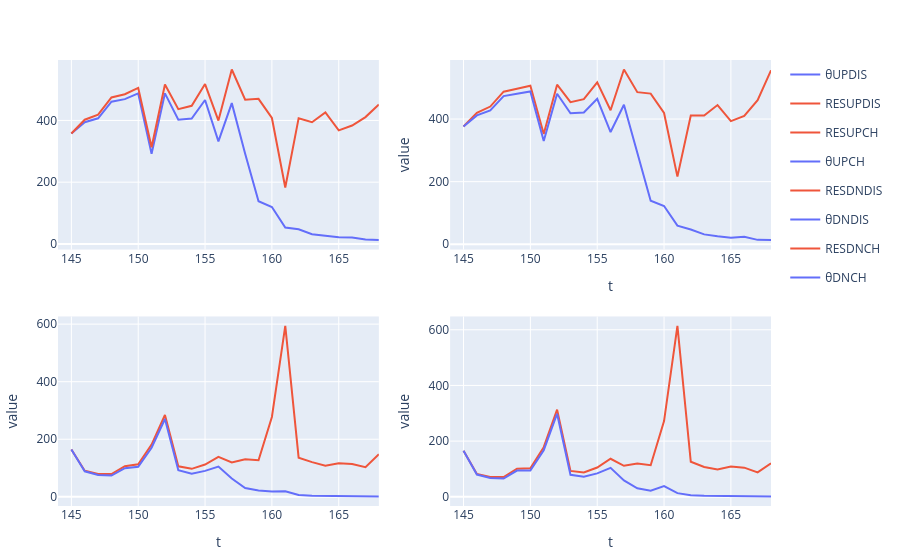

Notebook cell for this chart:
### Code cell
ks = [:θUPDIS,:RESUPDIS]
s1 = scatter(stack(sol_1, ks), x = :t, y = :value, color=:r_id, group =:variable, facet_col = :r_id)
p1 = plot(s1)
# ks = ["θUPDIS/RESUPDIS"]
# s2 = scatter(stack(sol_1, ks),  x = :t, y = :value, color=:r_id, group =:variable, yaxis="y2")
# p1 = plot([s1; s2], Layout(yaxis2 = attr(overlaying="y", side="right")))

ks = [:θUPCH,:RESUPCH]
p2 = plot(stack(sol_1, ks), x = :t, y = :value, group=:r_id, color =:variable, facet_col = :r_id)

ks = [:θDNDIS,:RESDNDIS]
p3 = plot(stack(sol_1, ks), x = :t, y = :value, group=:r_id, color =:variable, facet_col = :r_id)

ks = [:θDNCH,:RESDNCH]
p4 = plot(stack(sol_1, ks), x = :t, y = :value, group=:r_id, color =:variable, facet_col = :r_id)

[p1 p2; p3 p4]

### Figure 1 — Plotly figure (JSON) as saved in the notebook; plotly's stock layout.template omitted (floating-point values rounded to 4 significant figures)
{"data": [{"color": [101, 101, 101, 101, 101, 101, 101, 101, 101, 101, 101, 101, 101, 101, 101, 101, 101, 101, 101, 101, 101, 101, 101, 101, 101], "facet": {"col": [101, 101, 101, 101, 101, 101, 101, 101, 101, 101, 101, 101, 101, 101, 101, 101, 101, 101, 101, 101, 101, 101, 101, 101, 101]}, "legendgroup": "θUPDIS", "name": "θUPDIS", "type": "scatter", "x": [145, 146, 147, 148, 149, 150, 151, 152, 153, 154, 155, 156, 157, 158, 159, 160, 161, 162, 163, 164, 165, 166, 167, 168, 144], "xaxis": "x1", "y": [357.5, 394.4, 407.1, 460.8, 469.1, 487.5, 291.7, 487.8, 402.3, 405.9, 466.1, 332.3, 456.1, 292.1, 138.1, 119.4, 53.35, 47.21, 31.58, 26.98, 21.6, 20.92, 14.47, 12.45, null], "yaxis": "y1"}, {"color": [101, 101, 101, 101, 101, 101, 101, 101, 101, 101, 101, 101, 101, 101, 101, 101, 101, 101, 101, 101, 101, 101, 101, 101, 101], "facet": {"col": [101, 101, 101, 101, 101, 101, 101, 101, 101, 101, 101, 101, 101, 101, 101, 101, 101, 101, 101, 101, 101, 101, 101, 101, 101]}, "legendgroup": "RESUPDIS", "name": "RESUPDIS", "type": "scatter", "x": [145, 146, 147, 148, 149, 150, 151, 152, 153, 154, 155, 156, 157, 158, 159, 160, 161, 162, 163, 164, 165, 166, 167, 168, 144], "xaxis": "x1", "y": [357.5, 402.4, 418.8, 474.5, 484.8, 505.6, 313.3, 516.2, 436.5, 447.5, 517.8, 399.5, 565.1, 467.0, 470.0, 407.9, 182.7, 407.3, 394.1, 426.0, 367.7, 383.7, 410.8, 451.5, null], "yaxis": "y1"}, {"legendgroup": "RESUPCH", "marker": {"color": "#EF553B"}, "name": "RESUPCH", "showlegend": true, "type": "scatter", "x": [145, 146, 147, 148, 149, 150, 151, 152, 153, 154, 155, 156, 157, 158, 159, 160, 161, 162, 163, 164, 165, 166, 167, 168, 144], "xaxis": "x2", "y": [376.4, 419.8, 439.9, 487.4, 496.8, 506.5, 352.5, 509.7, 453.7, 463.6, 517.1, 428.1, 558.4, 485.9, 481.3, 419.3, 216.1, 411.6, 411.5, 444.7, 393.4, 409.7, 460.4, 555.8, null], "yaxis": "y2"}, {"legendgroup": "θUPCH", "marker": {"color": "#636efa"}, "name": "θUPCH", "showlegend": true, "type": "scatter", "x": [145, 146, 147, 148, 149, 150, 151, 152, 153, 154, 155, 156, 157, 158, 159, 160, 161, 162, 163, 164, 165, 166, 167, 168, 144], "xaxis": "x2", "y": [376.4, 411.6, 427.9, 473.4, 480.6, 488.0, 330.1, 480.7, 418.5, 420.9, 464.7, 358.5, 445.8, 293.7, 139.1, 122.1, 59.54, 47.2, 31.52, 25.4, 20.69, 24.1, 14.08, 13.36, null], "yaxis": "y2"}, {"legendgroup": "RESDNDIS", "marker": {"color": "#EF553B"}, "name": "RESDNDIS", "showlegend": true, "type": "scatter", "x": [145, 146, 147, 148, 149, 150, 151, 152, 153, 154, 155, 156, 157, 158, 159, 160, 161, 162, 163, 164, 165, 166, 167, 168, 144], "xaxis": "x3", "y": [164.7, 90.58, 79.24, 79.21, 106.3, 112.7, 181.6, 284.3, 106.0, 97.2, 112.3, 138.5, 119.1, 130.2, 127.0, 277.4, 593.8, 135.8, 120.5, 108.3, 116.3, 113.7, 102.9, 148.0, null], "yaxis": "y3"}, {"legendgroup": "θDNDIS", "marker": {"color": "#636efa"}, "name": "θDNDIS", "showlegend": true, "type": "scatter", "x": [145, 146, 147, 148, 149, 150, 151, 152, 153, 154, 155, 156, 157, 158, 159, 160, 161, 162, 163, 164, 165, 166, 167, 168, 144], "xaxis": "x3", "y": [164.7, 88.54, 75.59, 73.72, 99.28, 104.1, 170.5, 270.4, 92.49, 80.11, 90.12, 105.3, 63.4, 30.3, 22.01, 18.8, 19.61, 6.045, 3.531, 2.608, 2.083, 1.33, 1.154, 1.0, null], "yaxis": "y3"}, {"legendgroup": "RESDNCH", "marker": {"color": "#EF553B"}, "name": "RESDNCH", "showlegend": true, "type": "scatter", "x": [145, 146, 147, 148, 149, 150, 151, 152, 153, 154, 155, 156, 157, 158, 159, 160, 161, 162, 163, 164, 165, 166, 167, 168, 144], "xaxis": "x4", "y": [165.5, 81.97, 71.44, 70.87, 100.9, 102.5, 178.2, 313.0, 93.03, 87.46, 105.2, 136.6, 111.5, 119.6, 113.6, 272.0, 613.8, 125.7, 106.9, 98.13, 109.1, 104.8, 87.81, 120.4, null], "yaxis": "y4"}, {"legendgroup": "θDNCH", "marker": {"color": "#636efa"}, "name": "θDNCH", "showlegend": true, "type": "scatter", "x": [145, 146, 147, 148, 149, 150, 151, 152, 153, 154, 155, 156, 157, 158, 159, 160, 161, 162, 163, 164, 165, 166, 167, 168, 144], "xaxis": "x4", "y": [165.5, 79.8, 67.79, 65.63, 94.34, 94.36, 167.4, 298.3, 79.12, 71.82, 84.25, 103.9, 58.8, 30.37, 22.07, 38.26, 13.16, 5.821, 3.507, 2.569, 2.065, 1.319, 1.143, 0.9923, null], "yaxis": "y4"}], "layout": {"margin": {"b": 50, "l": 50, "r": 50, "t": 60}, "xaxis1": {"anchor": "y1", "domain": [0, 0.45]}, "xaxis2": {"anchor": "y2", "domain": [0.55, 1], "title": {"text": "t"}}, "xaxis3": {"anchor": "y3", "domain": [0, 0.45], "title": {"text": "t"}}, "xaxis4": {"anchor": "y4", "domain": [0.55, 1], "title": {"text": "t"}}, "yaxis1": {"anchor": "x1", "domain": [0.575, 1]}, "yaxis2": {"anchor": "x2", "domain": [0.575, 1], "title": {"text": "value"}}, "yaxis3": {"anchor": "x3", "domain": [5.551e-17, 0.425], "title": {"text": "value"}}, "yaxis4": {"anchor": "x4", "domain": [5.551e-17, 0.425], "title": {"text": "value"}}}}
